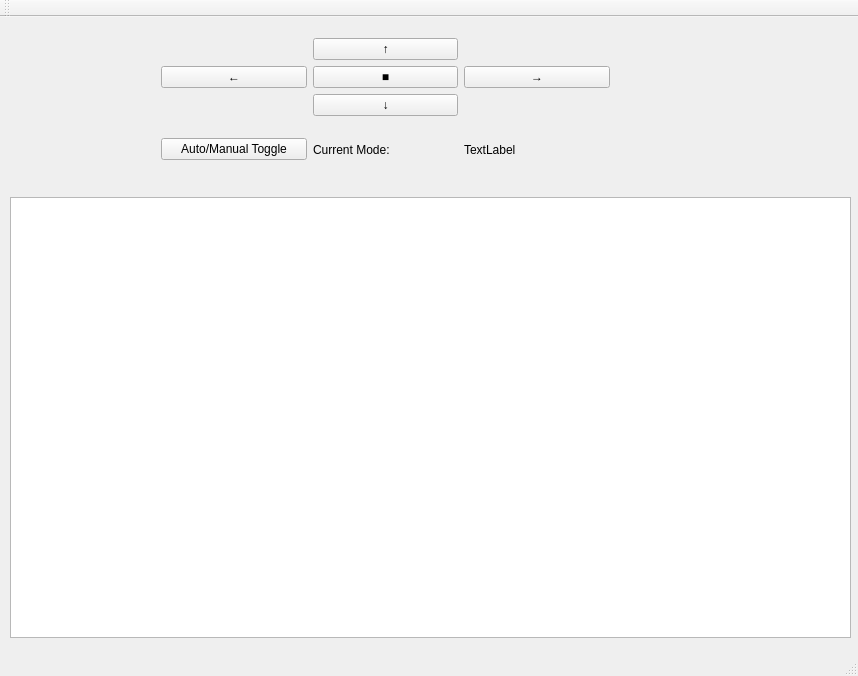
<?xml version="1.0" encoding="UTF-8"?>
<ui version="4.0">
 <class>MainWindow</class>
 <widget class="QMainWindow" name="MainWindow">
  <property name="geometry">
   <rect>
    <x>0</x>
    <y>0</y>
    <width>858</width>
    <height>676</height>
   </rect>
  </property>
  <property name="windowTitle">
   <string>MainWindow</string>
  </property>
  <widget class="QWidget" name="centralWidget">
   <widget class="QWidget" name="verticalLayoutWidget">
    <property name="geometry">
     <rect>
      <x>150</x>
      <y>10</y>
      <width>471</width>
      <height>161</height>
     </rect>
    </property>
    <layout class="QVBoxLayout" name="verticalLayout">
     <item>
      <layout class="QGridLayout" name="gridLayout">
       <item row="0" column="1">
        <widget class="QPushButton" name="forwardButton">
         <property name="text">
          <string>↑</string>
         </property>
        </widget>
       </item>
       <item row="2" column="1">
        <widget class="QPushButton" name="reverseButton">
         <property name="text">
          <string>↓</string>
         </property>
        </widget>
       </item>
       <item row="1" column="1">
        <widget class="QPushButton" name="stopButton">
         <property name="text">
          <string>■</string>
         </property>
        </widget>
       </item>
       <item row="1" column="0">
        <widget class="QPushButton" name="leftButton">
         <property name="text">
          <string>←</string>
         </property>
        </widget>
       </item>
       <item row="1" column="2">
        <widget class="QPushButton" name="rightButton">
         <property name="text">
          <string>→</string>
         </property>
        </widget>
       </item>
      </layout>
     </item>
     <item>
      <layout class="QHBoxLayout" name="horizontalLayout">
       <item>
        <widget class="QPushButton" name="pushButton">
         <property name="text">
          <string>Auto/Manual Toggle</string>
         </property>
        </widget>
       </item>
       <item>
        <widget class="QLabel" name="label">
         <property name="text">
          <string>Current Mode:</string>
         </property>
        </widget>
       </item>
       <item>
        <widget class="QLabel" name="currentModeText">
         <property name="text">
          <string>TextLabel</string>
         </property>
        </widget>
       </item>
      </layout>
     </item>
    </layout>
   </widget>
   <widget class="QGraphicsView" name="graphicsView">
    <property name="geometry">
     <rect>
      <x>10</x>
      <y>180</y>
      <width>841</width>
      <height>441</height>
     </rect>
    </property>
   </widget>
  </widget>
  <widget class="QMenuBar" name="menuBar">
   <property name="geometry">
    <rect>
     <x>0</x>
     <y>0</y>
     <width>858</width>
     <height>22</height>
    </rect>
   </property>
  </widget>
  <widget class="QToolBar" name="mainToolBar">
   <attribute name="toolBarArea">
    <enum>TopToolBarArea</enum>
   </attribute>
   <attribute name="toolBarBreak">
    <bool>false</bool>
   </attribute>
  </widget>
  <widget class="QStatusBar" name="statusBar"/>
 </widget>
 <layoutdefault spacing="6" margin="11"/>
 <resources/>
 <connections/>
</ui>
